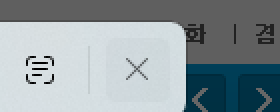
#> input picture rpa/macros/hrd-wituk-claim-v1/templates/learned/4_2.png, 140 x 56 px (shown 2 times larger)
$ python -i ocr.py   (imports and definitions only)
#> lines starting #> are read from the running program, lines starting #| are printed output that depends on the picture
"""화면 글자 읽기 — Windows 내장 OCR(Windows.Media.Ocr, 한국어).

HRD-Net 행정지원시스템은 화면을 직접 그리는 프로그램이라(CyWindowClass) UIA·웹 구조(DOM)로는 글자가 하나도 안 보인다
(2026-10-29 화면 진단: UIA 요소 0개, 본 화면 DOM 없음). 그래서 칸·버튼 위치는 그림(템플릿)으로 찾고,
회차처럼 '어느 것인지' 확인해야 하는 곳은 화면을 캡처해 OCR 로 읽는다. 추가 설치 없이 윈도우 기능만 쓴다.
"""
from __future__ import annotations

import json
import subprocess
import tempfile
from pathlib import Path

SCRIPT = Path(__file__).with_name("ocr.ps1")
SCALE = 2          # 작은 글씨는 키워서 읽어야 잘 읽힌다


# [23 lines left out: function words, not called in this run]


# HRD-Net 숫자는 안티앨리어싱 없는 5×9 점 글꼴이라 점 모양을 그대로 맞춰 읽는다 (10/29 담당자 PC 화면에서 뽑음).
# 윈도우 OCR 은 이 글꼴의 9 를 3 으로 읽는다(10/29 진단: 회차 칸·목록 모두 19 → '13') — 그래서 숫자는 이 표가 먼저다.
GLYPHS = {
    "0": ".###.|#...#|#...#|#...#|#...#|#...#|#...#|#...#|.###.",
    "1": ".#|##|.#|.#|.#|.#|.#|.#|.#",
    "2": ".###.|#...#|#...#|....#|...#.|..#..|.#...|#....|#####",
    "3": ".###.|#...#|....#|....#|.###.|....#|....#|#...#|.###.",
    "4": "..##.|..##.|.#.#.|.#.#.|#..#.|#..#.|#####|...#.|...#.",
    "5": "#####|#....|#....|####.|#...#|....#|....#|#...#|.###.",
    "6": ".###.|#...#|#....|#....|####.|#...#|#...#|#...#|.###.",
    "7": "#####|....#|...#.|...#.|...#.|..#..|..#..|..#..|..#..",
    "8": ".###.|#...#|#...#|#...#|.###.|#...#|#...#|#...#|.###.",
    "9": ".###.|#...#|#...#|#...#|.####|....#|....#|#...#|.###.",
}
_BY_SHAPE = {v: k for k, v in GLYPHS.items()}
DARK = 110        # 글자(검정·짙은 회색)만 남긴다 — 표 줄(회색)·선택 행 배경은 이보다 밝다


def read_digits(image) -> str:
    """5×9 점 글꼴 숫자 칸 → 숫자 글자. 모르는 모양이 하나라도 있으면 ''(못 읽음 — 틀린 값보다 안전)."""
    import numpy as np

    dark = np.array(image.convert("L")) < DARK
    cols = dark.any(axis=0)
    out, x = "", 0
    while x < len(cols):
        if not cols[x]:
            x += 1
            continue
        end = x
        while end < len(cols) and cols[end]:
            end += 1
        g = dark[:, x:end]
        rows = np.where(g.any(axis=1))[0]
        g = g[rows.min():rows.max() + 1]
        digit = _BY_SHAPE.get("|".join("".join("#" if v else "." for v in r) for r in g))
        if digit is None:
            return ""
        out += digit
        x = end
    return out


def read_numbers(images: list, scale: int = 6) -> list[str]:
    """작은 칸 이미지들(회차 칸 등)의 숫자 → 칸마다 글자('' = 못 읽음).
    점 글꼴 표(GLYPHS)로 먼저 읽고, 그걸로 못 읽은 칸만 윈도우 OCR 로 읽는다."""
    out = [read_digits(im) for im in images]
    rest = [i for i, v in enumerate(out) if not v]
    if rest:
        texts = read_texts([images[i] for i in rest], scale, binarize=True)
        for i, t in zip(rest, texts):
            out[i] = "".join(ch for ch in t if ch.isdigit())
    return out


# [31 lines left out: function read_texts, not called in this run]


def rect(w: dict) -> tuple[float, float, float, float]:
    return w["x"], w["y"], w["x"] + w["w"], w["y"] + w["h"]


# [16 lines left out: function round_rows, not called in this run]

>>> import cv2
>>> picture = cv2.imread('../macros/hrd-wituk-claim-v1/templates/learned/4_2.png', cv2.IMREAD_GRAYSCALE)
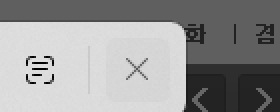
#> picture: shape (56, 140) (shown 2 times larger); min 0, max 223, mean 149.8
>>> result = read_numbers(picture)
#> (the run stopped early here; a loop or call above may not have finished)
